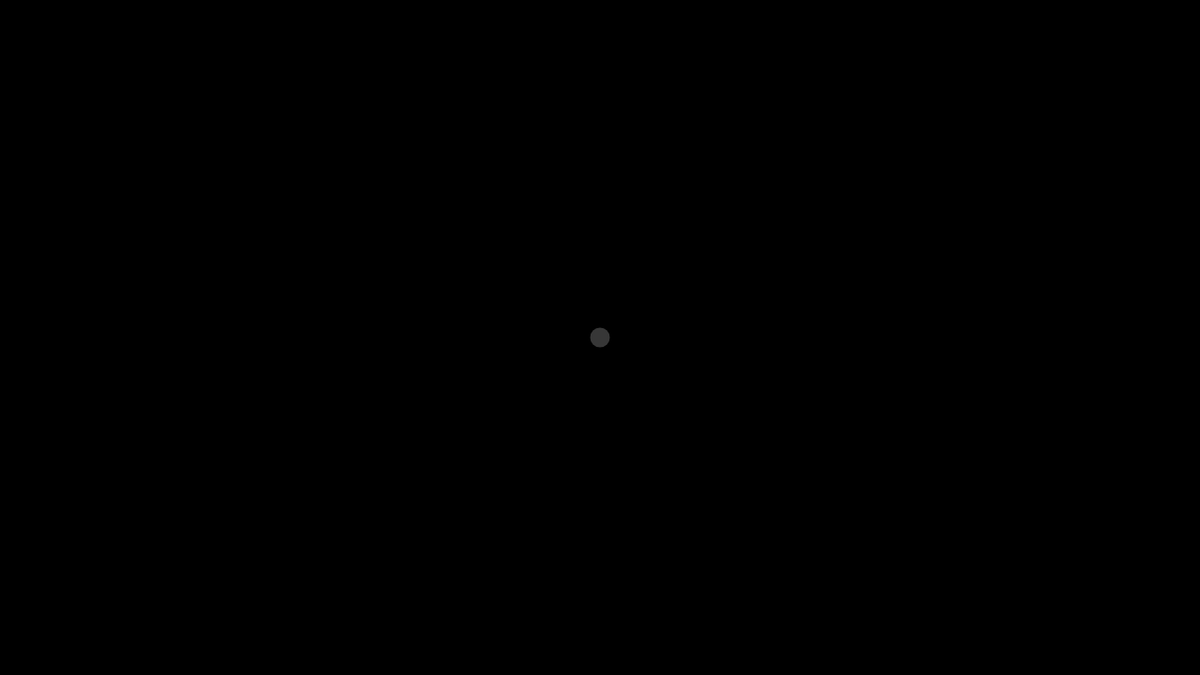
Frame 1 (no input)
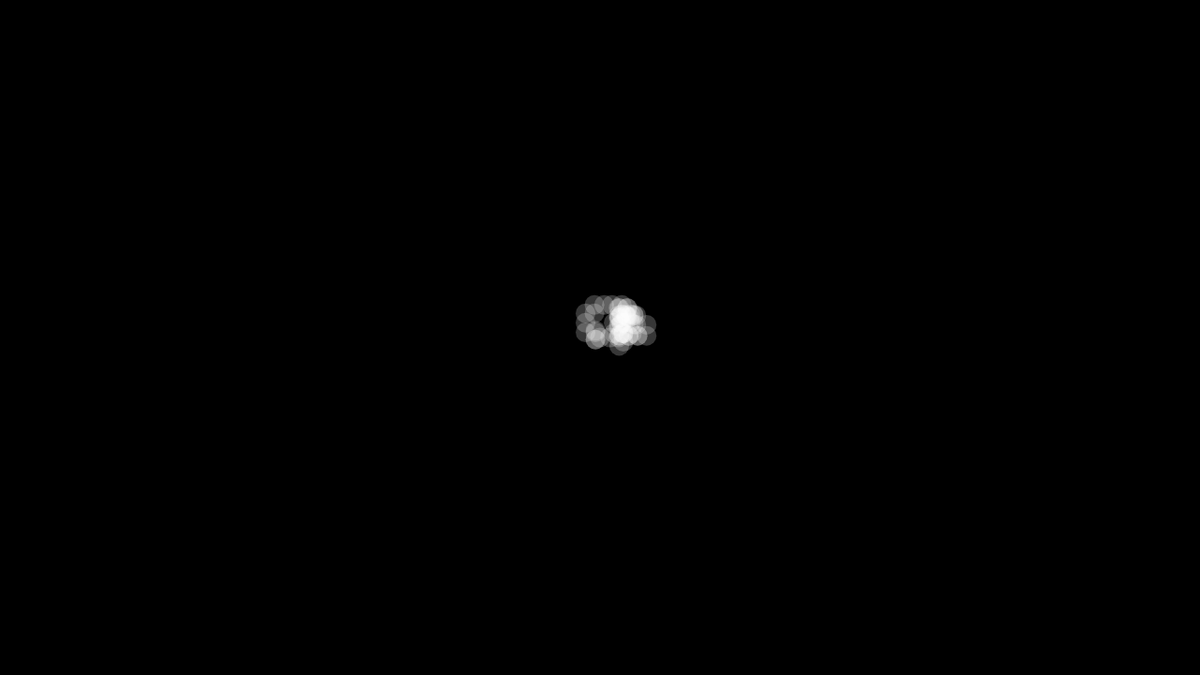
Frame 60 (no input)
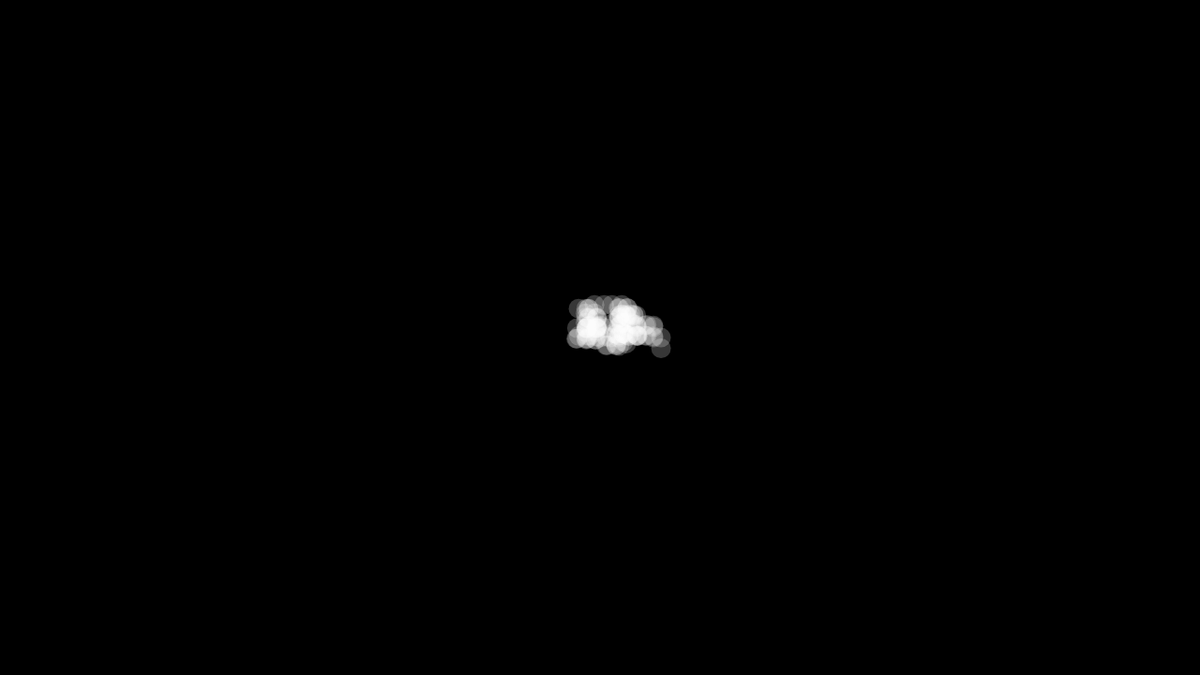
Frame 120 (the mouse pressed at the canvas centre since frame 60)

The p5.js sketch that drew these frames (run headless with seeded random() and noise() and a simulated clock; from frame 60 on, the mouse is pressed at the canvas centre):

// p5.js sketch
// ── sketch.js
let w;

function setup() {
    createCanvas(1280, 720);
    background(0);

    w = new Walker();
}

function draw() {
    w.show();
    w.move();
}
// ── Walker.js
class Walker {
    constructor() {
        this.x = width / 2;
        this.y = height / 2;
        this.width = 21;
        this.height = 21;
        this.stepSize = 5;
    }

    show() {
        fill(255, 55);
        noStroke();
        ellipse(this.x, this.y, this.width, this.height);
        this.stepSize = randomGaussian(10);
    }

    move() {
        let choice = Math.random() * 4;
        choice = Math.floor(choice);

        switch (choice) {
            case 0:
                this.goForward();
                break;
            case 1:
                this.goBackward();
                break;
            case 2:
                this.goLeft();
                break;
            case 3:
                this.goRight();
                break;
            default:

        }
    }

    goForward() {
        this.y -= this.stepSize;
    }
    goBackward() {
        this.y += this.stepSize;
    }
    goLeft() {
        this.x -= this.stepSize;
    }
    goRight() {
        this.x += this.stepSize;
    }
}
